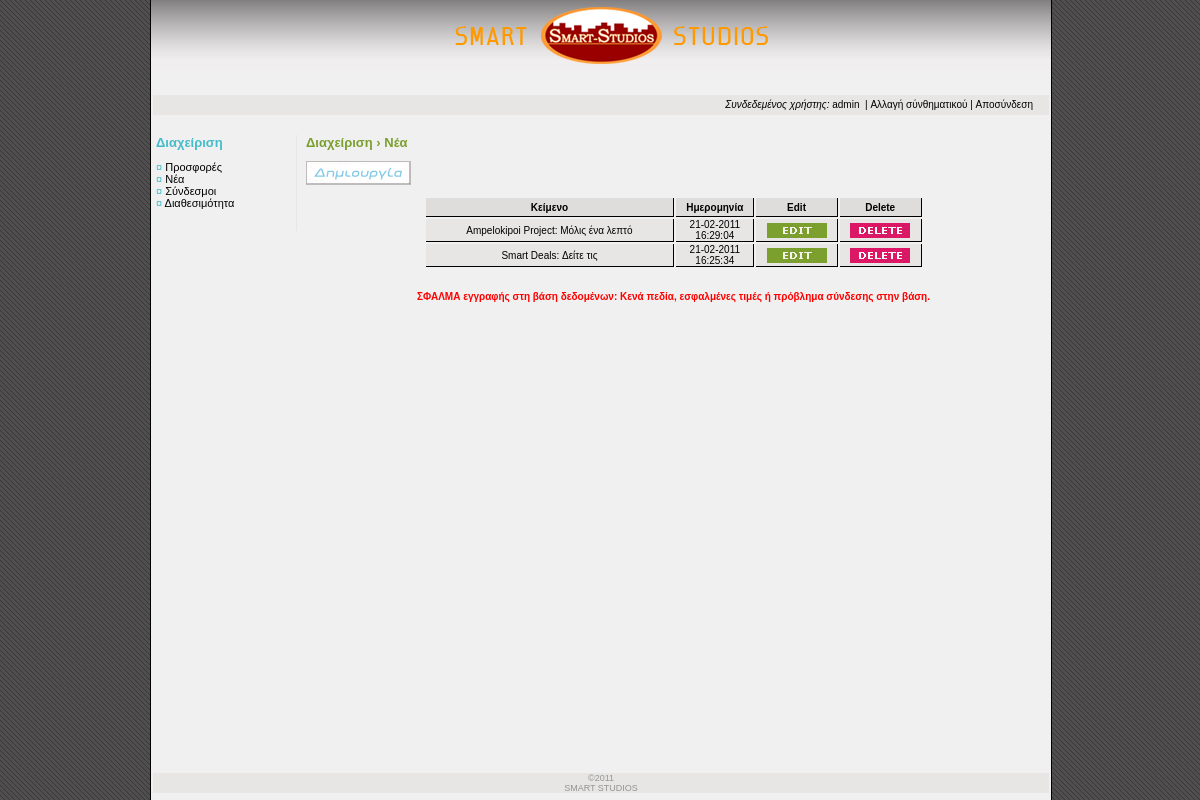
Screenshot of /smartadmin/main.php?action=news&validation=0 (signed in) with the database file from the repository.
### tables this page shows
CREATE TABLE `news_codes` (
  `news_code_id` int(5) NOT NULL AUTO_INCREMENT,
  `news_date` datetime NOT NULL,
  PRIMARY KEY (`news_code_id`)
);

CREATE TABLE `news` (
  `news_id` int(5) NOT NULL AUTO_INCREMENT,
  `news_acc` int(5) NOT NULL,
  `news_text` text NOT NULL,
  `news_date` datetime DEFAULT NULL,
  `lang_id` int(5) NOT NULL,
  PRIMARY KEY (`news_id`),
  KEY `news_acc` (`news_acc`),
  CONSTRAINT `news_ibfk_1` FOREIGN KEY (`news_acc`) REFERENCES `news_codes` (`news_code_id`) ON DELETE CASCADE ON UPDATE CASCADE
);

### smartadmin/scripts/substr1.php (called while the page is built, shortened)
<?php
function substrws( $text, $len=100 ) {
    if( (strlen($text) > $len) ) {
        $whitespaceposition = strpos($text," ",$len)-1;
        if( $whitespaceposition > 0 )
            $text = substr($text, 0, ($whitespaceposition+1));
    }
    return $text;
}
?>

### smartadmin/scripts/news.php (the view, shortened to what this page needs)
<div class="create_style">Διαχείριση &rsaquo; Νέα</div>
<br />
<?php
	include("substr1.php");
	echo '<a href="main.php?action=create_new"><img src="images/create_new_01.jpg" border="0" title="Δημιουργία νέας είδησης" /></a><br /><br />';
	$sql_article_listing = "SELECT * FROM news_codes ORDER BY news_date DESC";
	$query_article_listing = mysql_query($sql_article_listing) or die(mysql_error());
	$art_rows = mysql_num_rows($query_article_listing);
	if (!$art_rows)
	{
		echo '<div align="center">Δεν υπάρχουν νέες ειδήσεις</div>';
	}else{
		echo '<table width="500" border="0" cellpadding="0" cellspacing="2" align="center">';
		echo '<tr class="listing_titles">
				<td width="185" height ="18" valign="middle" align="center" id="style2">Κείμενο</td>
				<td width="30" height ="18" valign="middle" align="center" id="style2">Ημερομηνία</td>
				<td width="60" height ="18" valign="middle" align="center" id="style2">Edit</td>
				<td width="60" height ="18" valign="middle" align="center" id="style2">Delete</td>
			  </tr>';
		while ($result = mysql_fetch_array($query_article_listing))
		{
				$edit_button = '<a href="main.php?action=edit_new&id='.$result['news_code_id'].'"><img src="images/edit.jpg" border="0" title="" /></a>';
				$delete_button = '<a href="scripts/delete_new.php?id='.$result['news_code_id'].'" onclick="return checkfields(this);"><img src="images/del.jpg" border="0" title="" /></a>';
			$art_cat = $result['news_code_id'];
			$sql_cat = "SELECT * FROM news WHERE news_acc='$art_cat' LIMIT 1 ";
			$query_cat = mysql_query($sql_cat) or die(mysql_error());
			$art_cat_row = mysql_fetch_array($query_cat);
			$art_cat = stripslashes($art_cat_row['news_text']);
			$date = $result['news_date'];
			echo '<tr class="listing_results">
					<td width="185" align="center" valign="middle" id="style1">'.strip_tags(substrws($art_cat)).'</td>
					<td width="30" align="center" valign="middle" id="style1">'.date("d-m-Y H:i:s",strtotime($date)).'</td>
					<td width="60" align="center" valign="middle" id="style1">'.$edit_button.'</td>
					<td width="60" align="center" valign="middle" id="style1">'.$delete_button.'</td>
				  </tr>';
		}
		echo '</table>';
	}
?>

### smartadmin/stylesheet.css (style rules this page uses)
BODY,HTML { background-image:url(images/back.gif); margin:0; padding:0; font-family: Verdana, Arial, Helvetica, sans-serif; font-size: 10px; height:auto; min-height:100%; }
.listing_titles { font-family:Verdana, Arial, Helvetica, sans-serif; font-size:10px; color:#000; font-weight:bold; text-decoration:none; }
.listing_results, .listing_results a:link, .listing_results a:visited { font-family:Verdana, Arial, Helvetica, sans-serif; font-size:10px; color:#000; text-decoration:none; }
.create_style { font-family:Verdana, Arial, Helvetica, sans-serif; font-size:13px; color:#7b9f2e; font-weight:bold; text-decoration:none; }
TD#style1 { border-bottom:1px solid #000; border-right:1px solid #000; background-color:#e8e5e5; }
TD#style2 { border-bottom:1px solid #000; border-right:1px solid #000; background-color:#dfdcdc; }

### rows the page displays
news_codes: news.news_text "Ampelokipoi Project: Μόλις ένα λεπτό", news_date "21-02-2011 16:29:04"
news_codes: news.news_text "Smart Deals: Δείτε τις", news_date "21-02-2011 16:25:34"

### other values shown
$_SESSION['NOW_username'] "admin"
$validation_message "ΣΦΑΛΜΑ εγγραφής στη βάση δεδομένων: Κενά πεδία, εσφαλμένες τιμές ή πρόβλημα σύνδεσης στην βάση."
